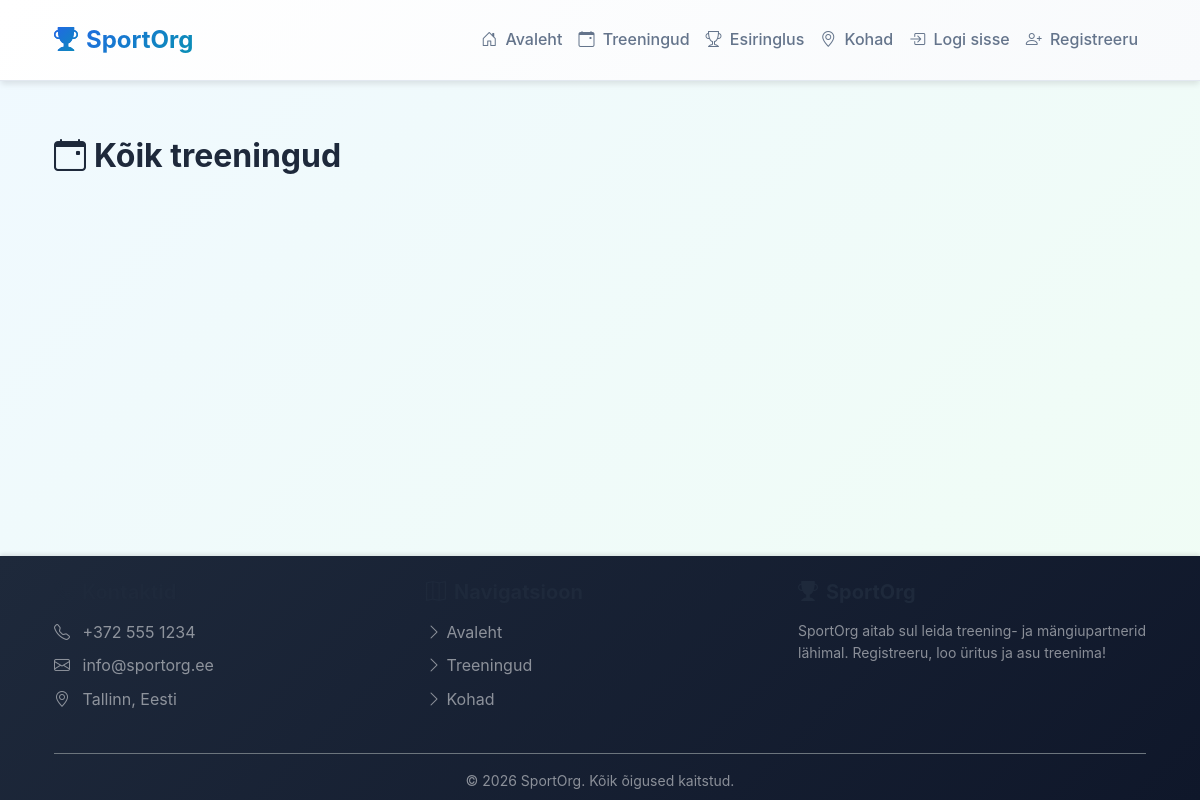
The app's page /src/pages/events/list.php, older data.
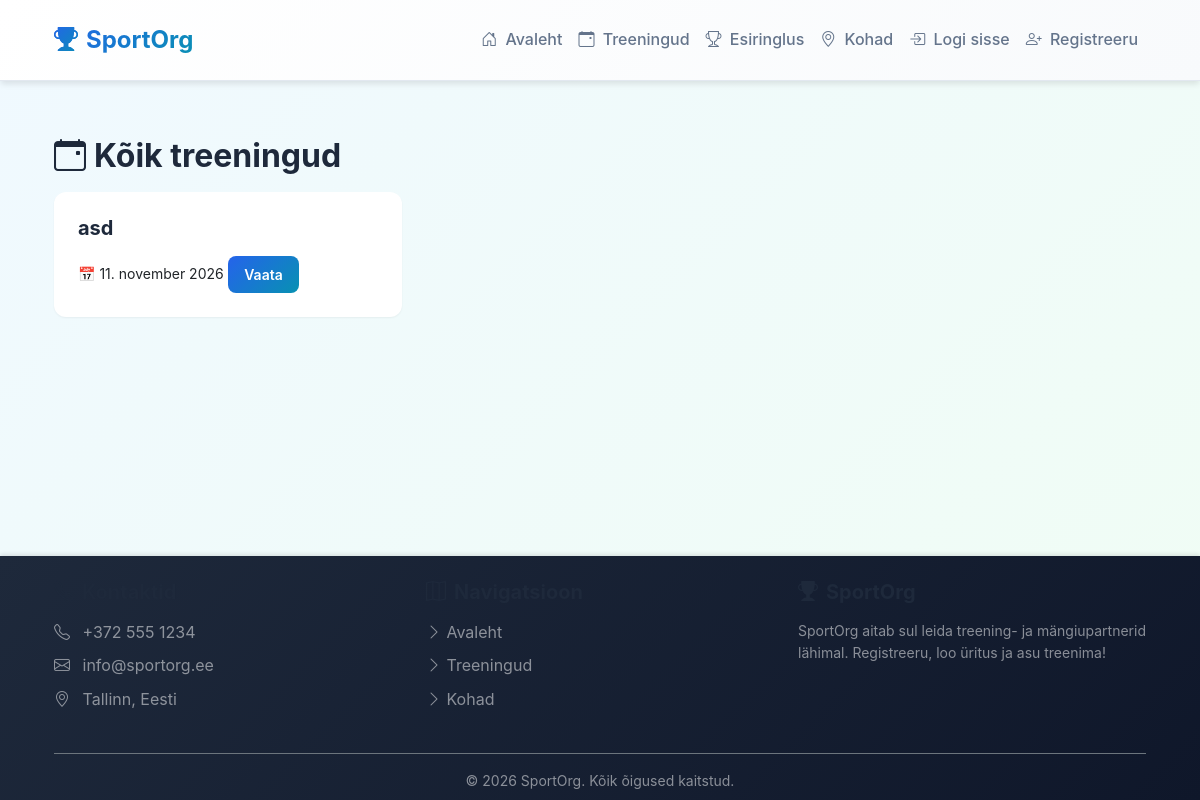
The same page, newer data.
### tables this page shows
CREATE TABLE events (
        id INTEGER PRIMARY KEY AUTOINCREMENT,
        title TEXT NOT NULL,
        description TEXT,
        sport_type TEXT NOT NULL,
        location_id INTEGER,
        creator_id INTEGER NOT NULL,
        event_date DATE NOT NULL,
        event_time TIME NOT NULL,
        duration INTEGER DEFAULT 120,
        max_participants INTEGER NOT NULL,
        current_participants INTEGER DEFAULT 1,
        skill_level TEXT NOT NULL,
        status TEXT DEFAULT 'active',
        created_at DATETIME DEFAULT CURRENT_TIMESTAMP, "duration_minutes", "reminder_sent",
        FOREIGN KEY (location_id) REFERENCES locations(id) ON DELETE SET NULL,
        FOREIGN KEY (creator_id) REFERENCES users(id) ON DELETE CASCADE
    );

### src/config/bootstrap.php (called while the page is built, shortened)
<?php
$rootDir = dirname(__DIR__, 2);
require_once $rootDir . '/src/helpers/functions.php';
if (!function_exists('fetchAll')) {
    function fetchAll($pdo, $sql, $params = []) {
        $stmt = $pdo->prepare($sql);
        $stmt->execute($params);
        return $stmt->fetchAll();
    }
}
?>

### src/helpers/functions.php (called while the page is built, shortened)
<?php
function clean($data) {
    return htmlspecialchars($data, ENT_QUOTES, 'UTF-8');
}
function formatDateEt($date) {
    $months = [
        'jaanuar', 'veebruar', 'märts', 'aprill', 'mai', 'juuni',
        'juuli', 'august', 'september', 'oktoober', 'november', 'detsember'
    ];
    $timestamp = strtotime($date);
    $day = date('d', $timestamp);
    $month = $months[(int)date('m', $timestamp) - 1];
    $year = date('Y', $timestamp);
    return "$day. $month $year";
}
?>

### src/pages/events/list.php (the view, shortened to what this page needs)
<?php
require_once dirname(__DIR__, 3) . '/src/config/bootstrap.php';
$sql = "SELECT e.*, u.username, l.name as location_name
        FROM events e
        JOIN users u ON e.creator_id = u.id
        LEFT JOIN locations l ON e.location_id = l.id
        WHERE e.status NOT IN ('cancelled')
          AND (e.event_date > DATE('now')
               OR (e.event_date = DATE('now') AND e.event_time > TIME('now')))
        ORDER BY e.event_date ASC";
$events = fetchAll($pdo, $sql, []);
require_once BASE_PATH . '/src/components/Header.php';
?>
<h2>
    <i class="bi bi-calendar-event me-2"></i>Kõik treeningud
</h2>
<div class="row g-4">
    <?php foreach ($events as $event): ?>
        <div class="col-md-6 col-lg-4">
            <div class="card">
                <div class="card-body">
                    <h5 class="card-title"><?php echo clean($event['title']); ?></h5>
                    <small>📅 <?php echo formatDateEt($event['event_date']); ?></small>
                    <a href="/events/view?id=<?php echo $event['id']; ?>" class="btn btn-sm btn-primary">Vaata</a>
                </div>
            </div>
        </div>
    <?php endforeach; ?>
</div>
<?php require_once BASE_PATH . '/src/components/Footer.php'; ?>

Row changes from the older to the newer data that the page shows:
added events: title "asd", event_date "11. november 2026"
